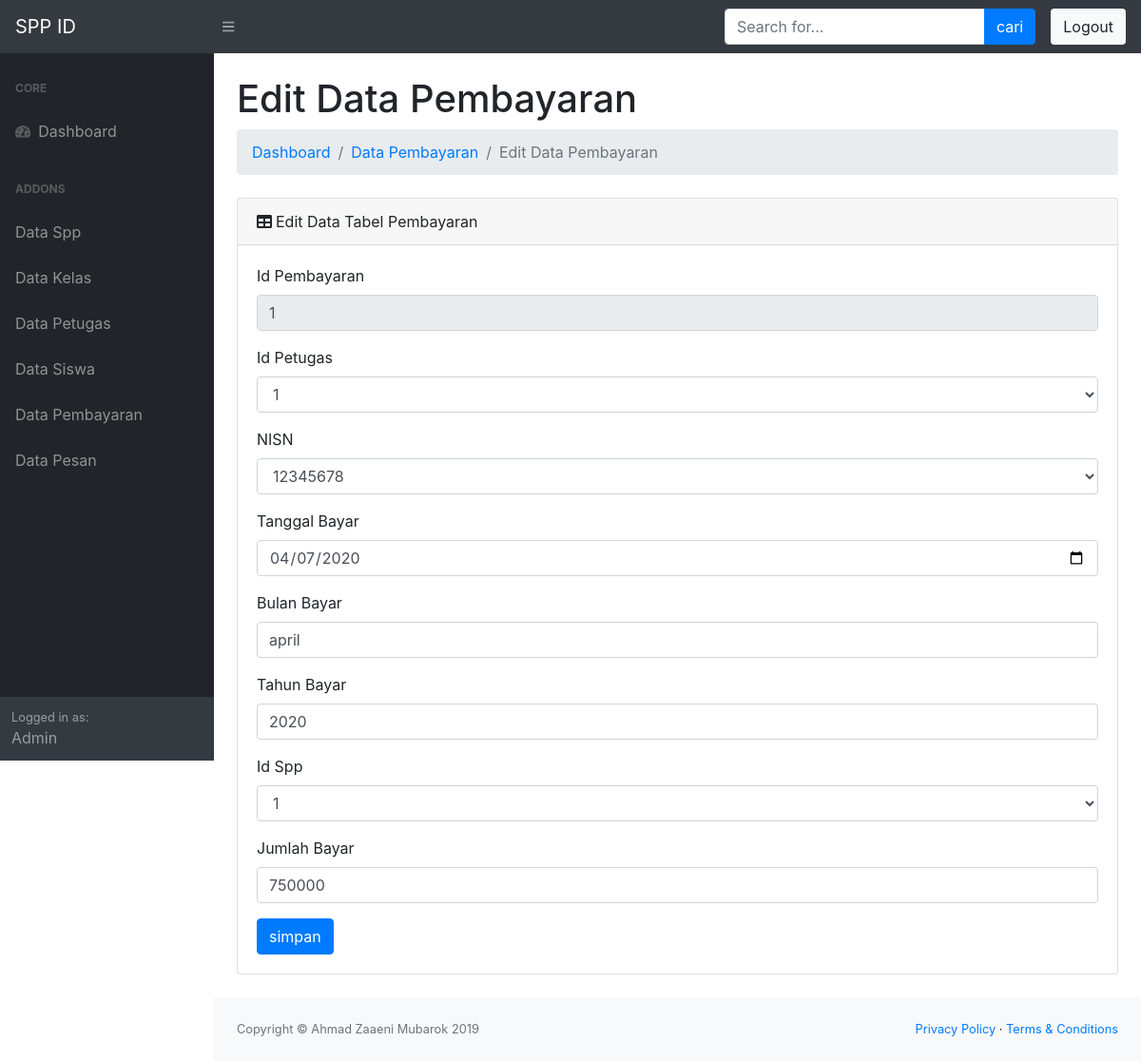
Page /dist/layout.php?page=editpembayaran&id_pembayaran=1 (signed in) on the committed database.
### tables this page shows
CREATE TABLE `pembayaran` (
  `id_pembayaran` int(11) NOT NULL,
  `id_petugas` int(11) NOT NULL,
  `nisn` varchar(10) NOT NULL,
  `tgl_bayar` date NOT NULL,
  `bulan_bayar` varchar(8) NOT NULL,
  `tahun_bayar` varchar(4) NOT NULL,
  `id_spp` int(11) NOT NULL,
  `jumlah_bayar` int(11) NOT NULL
);

CREATE TABLE `petugas` (
  `id_petugas` int(11) NOT NULL,
  `username` varchar(25) NOT NULL,
  `password` varchar(32) NOT NULL,
  `nama_petugas` varchar(35) NOT NULL,
  `level` enum('admin','petugas') NOT NULL
);

CREATE TABLE `siswa` (
  `nisn` char(10) NOT NULL,
  `nis` char(8) NOT NULL,
  `nama` varchar(35) NOT NULL,
  `id_kelas` int(11) NOT NULL,
  `alamat` text NOT NULL,
  `no_telp` varchar(13) NOT NULL,
  `id_spp` int(11) NOT NULL
);

CREATE TABLE `spp` (
  `id_spp` int(11) NOT NULL,
  `tahun` int(11) NOT NULL,
  `nominal` int(11) NOT NULL
);

### dist/koneksi.php (called while the page is built, shortened)
<?php
$db = mysqli_connect("localhost", "root", "", "spp");
function show($table, $where = null) {
	global $db;
	$command = "SELECT * FROM $table";
	if ($where != null) {
		$command .= " WHERE $where";
	}
	$query = mysqli_query($db, $command) or die ($db->error);
	$row = array();
	while ($rows = mysqli_fetch_array($query, MYSQLI_BOTH)) {
		$row[] = $rows;
	}
	return $row;
}

### dist/editpembayaran.php (the view, shortened to what this page needs)
<?php
$id_pembayaran = @$_GET['id_pembayaran'];
$data = show("pembayaran", "id_pembayaran = '$id_pembayaran'");
?>
<div class="container-fluid">
                        <h1 class="mt-4">Edit Data Pembayaran</h1>
                        <ol class="breadcrumb mb-4">
                            <li class="breadcrumb-item"><a href="?page=index">Dashboard</a></li>
                            <li class="breadcrumb-item"><a href="?page=pembayaran">Data Pembayaran</a></li>
                            <li class="breadcrumb-item active">Edit Data Pembayaran</li>
                        </ol>
                        <div class="card mb-4">
                            <div class="card-header"><i class="fas fa-table mr-1"></i>Edit Data Tabel Pembayaran</div>
                            <div class="card-body">
                               <form action="" method="post">
                                    <div class="form-group">
                                        <label>Id Pembayaran</label>
                                        <input type="text" name="id_pembayaran" class="form-control" placeholder="masukkan id pembayaran" value="<?php echo $data[0]['id_pembayaran']; ?>" readonly required>
                                    </div>
                                    <div class="form-group">
                                        <label>Id Petugas</label>
                                        <select class="form-control" name="id_petugas">
                                            <?php
                                            $row = show("petugas");
                                            foreach ($row as $data1) {
                                            ?>
                                            <option value="<?php echo $data1['id_petugas']; ?>" <?php if ($data[0]['id_petugas'] == $data1['id_petugas']) { echo 'selected'; } ?>><?php echo $data1['id_petugas']; ?></option>
                                            <?php } ?>
                                        </select>
                                    </div>
                                    <div class="form-group">
                                        <label>NISN</label>
                                        <select class="form-control" name="nisn">
                                            <?php
                                            $row = show("siswa");
                                            foreach ($row as $data1) {
                                            ?>
                                            <option value="<?php echo $data1['nisn']; ?>" <?php if ($data[0]['nisn'] == $data1['nisn']) { echo 'selected'; } ?>><?php echo $data1['nisn']; ?></option>
                                            <?php } ?>
                                        </select>
                                    </div>
                                    <div class="form-group">
                                        <label>Tanggal Bayar</label>
                                        <input type="date" name="tgl_bayar" class="form-control" placeholder="masukkan tanggal" value="<?php echo $data[0]['tgl_bayar']; ?>" required>
                                    </div>
                                    <div class="form-group">
                                        <label>Bulan Bayar</label>
                                        <input type="text" name="bulan_bayar" class="form-control" placeholder="masukkan bulan" value="<?php echo $data[0]['bulan_bayar']; ?>" required>
                                    </div>
                                    <div class="form-group">
                                        <label>Tahun Bayar</label>
                                        <input type="text" name="tahun_bayar" class="form-control" placeholder="masukkan tahun" value="<?php echo $data[0]['tahun_bayar']; ?>" required>
                                    </div>
                                    <div class="form-group">
                                        <label>Id Spp</label>
                                        <select class="form-control" name="id_spp">
                                            <?php
                                            $row = show("spp");
                                            foreach ($row as $data1) {
                                            ?>
                                            <option value="<?php echo $data1['id_spp']; ?>" <?php if ($data[0]['id_spp'] == $data1['id_spp']) { echo 'selected';} ?>><?php echo $data1['id_spp']; ?></option>
                                            <?php } ?>
                                        </select>
                                    </div>
                                    <div class="form-group">
                                        <label>Jumlah Bayar</label>
                                        <input type="text" name="jumlah_bayar" class="form-control" placeholder="masukkan jumlah" value="<?php echo $data[0]['jumlah_bayar']; ?>" required>
                                    </div>
                                    <input type="submit" name="simpan" value="simpan" class="btn btn-primary">
                                </form>
                            </div>
                        </div>
                    </div>

### rows in the picture
pembayaran: id_pembayaran "1", id_petugas "1", nisn "12345678", tgl_bayar "04/07/2020", bulan_bayar "april", tahun_bayar "2020", id_spp "1", jumlah_bayar "750000"
